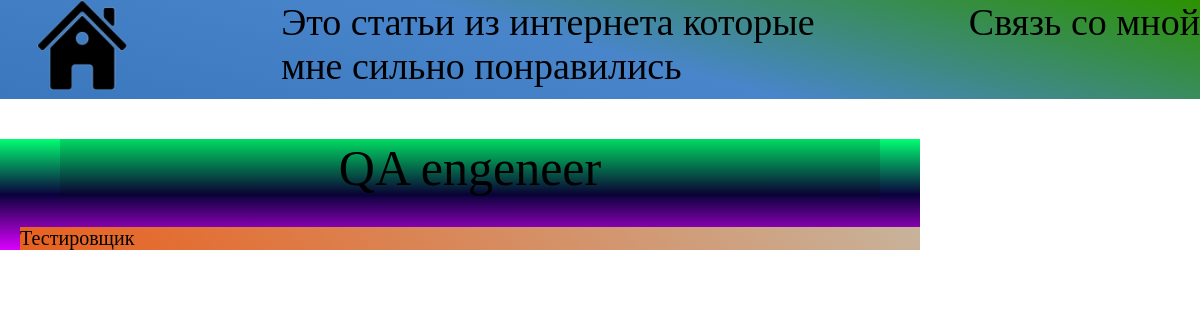
The page /articles/ on the database as committed earlier.
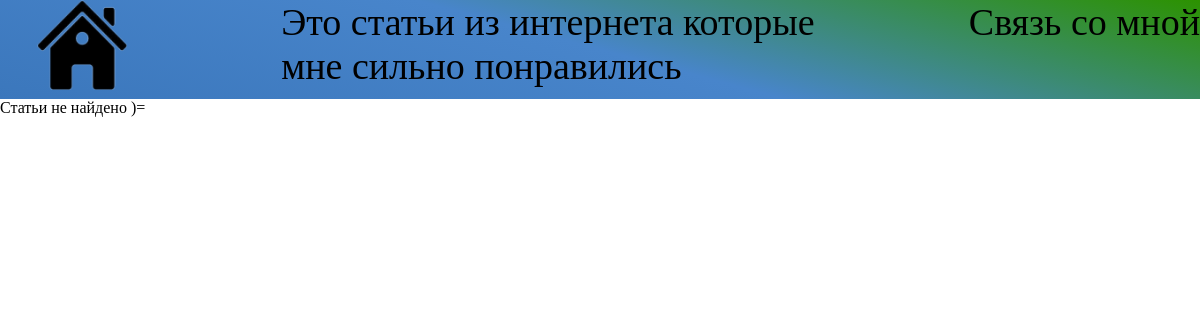
The same page on the database as committed later.
### Sport/apps/articles/models.py (models this page shows, shortened)
class Article(models.Model):
	article_title = models.CharField('Название статьи', max_length = 200)
	article_text = models.TextField('Текст статьи')
	pub_date = models.DateTimeField('Data')
	author = models.ForeignKey(
		get_user_model(),
		on_delete=models.CASCADE,
	)
	class Meta:
		verbose_name = 'Статья'
		verbose_name_plural = 'Статьи'

### Sport/apps/articles/views.py (the view)
# urls.py: path('',views.index, name='index'),
def index(request):
	latest_articles_list = Article.objects.order_by('-pub_date')[:5]
	return render(request, 'articles/list.html', {'latest_articles_list': latest_articles_list})

### Sport/templates/articles/list.html (shortened to what this page needs)
{% extends 'base.html' %}
{% block content %}
	{% if latest_articles_list %}
		{% for a in latest_articles_list %}
			<section class="articles-container">
				<div class="name-article">
					<a href="{% url 'articles:detail' a.id %}">{{a.article_title}}</a>
				</div>
				<div class="text-article">
					<p>{{a.article_text}}</p>
				</div>
			</section>
		{% endfor %}
	{% else %}
		Статьи не найдено )=
	{% endif %}
{% endblock %}

### Sport/templates/base.html (shortened to what this page needs)
{% load static %}
<!DOCTYPE html>
<html lang ="en">
<head>
	<link rel="stylesheet" href="{% static 'css/base.css' %}">
</head>
<body>
	<head>
		<div class="head-container">
			<nav role=navigation>
				<ul class="head-navigation">
					<li><a href="/"><img src="{% static 'img/home.png' %}" alt=""></a></li>
					<li><p>Это статьи из интернета которые<br> мне сильно понравились</p>
					</li>
					<li><a href="https://vk.com/id195668922">Связь со мной</a></li>
				</ul>
			</nav>
		</div>
	</head>
	{% block content %}{% endblock %}
</body>
</html>

### static/css/base.css (style rules this page uses)
* { margin: 0; padding: 0; }
body { font-family: 'Mansalva', cursive; background: url(images/base-body-bacground.jpg) cover; background-repeat: round; }
li { list-style: none; display: flex; }
a { text-decoration: none; color: #000; }
.head-navigation img { margin-left: 37px; width: 90px; height: 90px; }
.head-navigation { display: flex; justify-content: space-between; font-size: 38px; background: linear-gradient(15deg, #3b77bc, #4885cb, #2c9200); width: 100%; color: #000; }

Rows that differ between the two databases and show on the page:
removed Article: article_title "QA engeneer", article_text "Тестировщик"
Other text that changed with them:
text now shown: "Статьи не найдено )="
